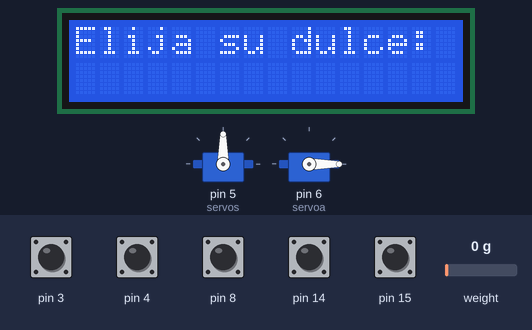
A program run on a simulated Arduino Uno, built with avr-gcc and run on an emulated ATmega328P. Parts: 16×2 character LCD, 2 × servo. The test bench sets the inputs (shaded band); at power-on: pin 3, pin 4, pin 8, pin 14, pin 15 HIGH, weight on the scale 0 g. What the program prints to the serial monitor is not drawn.

Above: at 5.2 s.
5.3 s: pin 15 pulled LOW for 2.8 s
At 10.5 s:
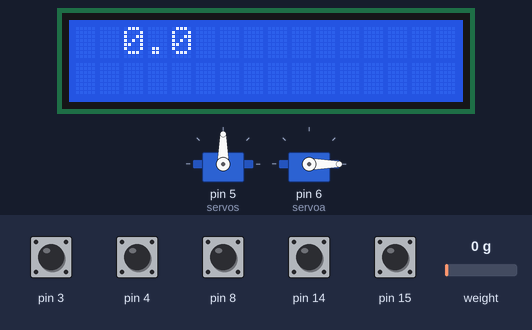
14.2 s: pin 8 pulled LOW for 2.8 s
At 16.0 s:
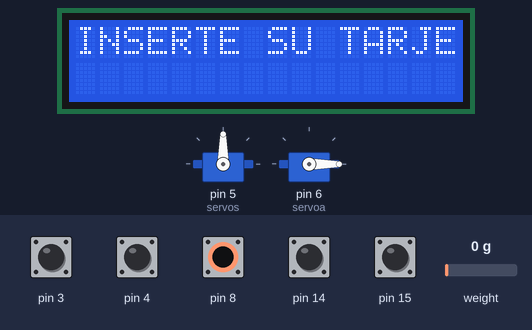
18.5 s: pin 14 pulled LOW for 2.8 s
At 19.2 s:
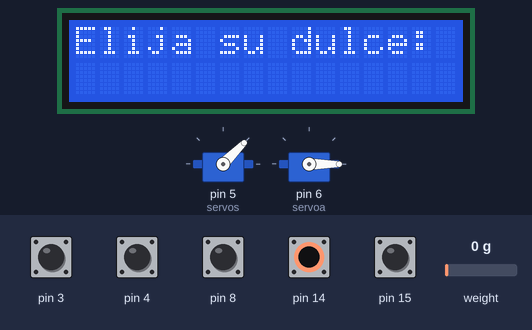
22.8 s: pin 15 pulled LOW for 2.8 s
At 25.1 s:
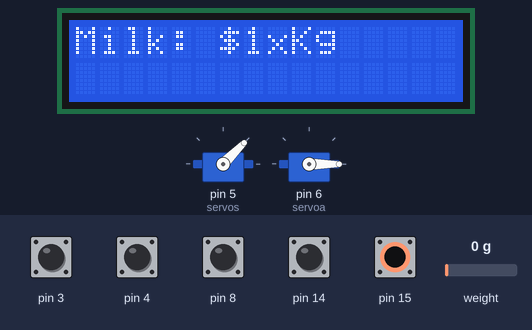
31.4 s: pin 4 pulled LOW for 2.8 s
At 33.8 s:
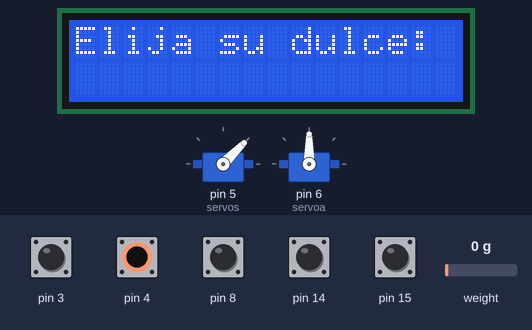
36.4 s: pin 8 pulled LOW for 2.8 s
At 37.8 s:
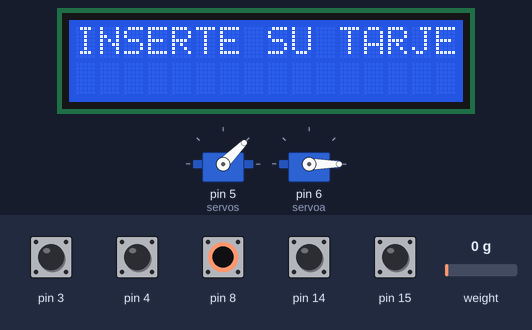
Timing chart, 0 to 39.4 s (numbered marks = the images above; inputs shaded):
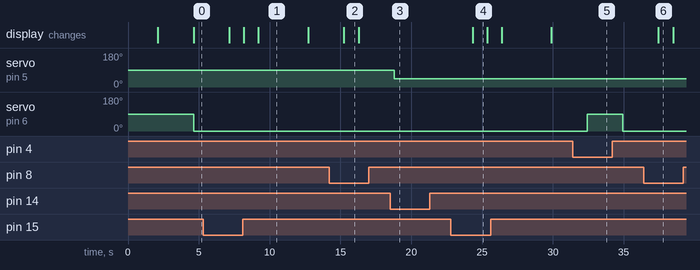

Measured:
- after the input at 5.3 s, the display: first changes after 1.9 s (image 1 shows a later state)
- after the input at 14.2 s, the display: changes after 1.0 s (image 2)
- after the input at 18.5 s, servo on pin 5 (servos): 90° → 45° after 0.30 s
- after the input at 22.8 s, the display: changes after 1.6 s (image 4)
- after the input at 31.4 s, servo on pin 6 (servoa): 0° → 90° after 1.0 s, → 0° 2.5 s later
- after the input at 36.4 s, the display: changes after 1.1 s (image 6)
- what the display in image 1 shows lasts 3.5 s, from 9.2 s to 12.7 s

The program:

main.cpp
```cpp
#include <stdlib.h>
#include <stdint.h>
#include <stdio.h>
#include <stdbool.h>
#include <inttypes.h>
#include "Arduino.h"
#include <avr/io.h>
#include <util/delay.h>
#include <LiquidCrystal_I2C.h>
#include <Wire.h>
#include <SPI.h>
#include <RFID.h>
#include <Servo.h>

Servo servos;
Servo servoa;
#define RST_PIN         9
#define SS_PIN        10
RFID rfid(SS_PIN, RST_PIN);
String rfidCard;

#include "HX711.h"
const int DOUT=A2;
const int CLK=7;

HX711 balanza;

LiquidCrystal_I2C lcd(0x3F,16,2);


uint16_t demora = 500;
int status_dulce=0;
int status_servo=0;
int MyM= 0;
int Milk=1;
int mint=2;
int gum=4;
float peso;
float pM_M;
float pmilk;
float pmint;
float pgum;
float usuario;
unsigned long millis_tiempo;
void Serial_Enviar() {
  String datos = "{\"pM_M\":";
  datos = datos + pM_M + ",\"pmilk\":";
  datos = datos + pmilk + ",\"pmint\":";
  datos = datos + pmint + ",\"pgum\":";
  datos = datos + pgum + ",\"usuario\":"; datos = datos + usuario + "}";
  Serial.print(datos);
  // Mostrar en consola los datos que se enviaron
  Serial.println("Datos enviados: pM_M=" + String(pM_M) + ", pmilk=" + String(pmilk) + ", pmint=" + String(pmint) + ", pgum=" + String(pgum)+", usuario=" + String(usuario));
}
void setup()
{
  PORTB |= (1<<PB0); //PAGAR
   PORTC |= (1<<PC0); // ELEGIR
   PORTC |= (1<<PC1); //PRECIO MOSTRAR
   PORTD |= (1<<PD4); //ABRIR
   PORTD |= (1<<PD3);// CANCELAR
 Serial.begin(9600);
 balanza.begin(DOUT, CLK);


  balanza.set_scale(186676.191);
   balanza.tare(20);
  SPI.begin();
  rfid.init();


  // DDRD=0XFF;
   //PORTD=0X00;
   lcd.init();
   lcd.backlight();
    servos.attach(5);
    servoa.attach(6);
}
   void loop(){
    char M_M[100];
   char milk[100];
   char mint[100];
   char gum[100];
   peso=(balanza.get_units(20), 1);
   pM_M=peso*0.0025;
  pmilk=peso*0.001;
  pmint=peso*0.00125;
  pgum=peso*0.002;
  delay(500);
 //PAGAR
  if(!(PINB&(1<<PB0))){
    lcd.clear();
  lcd.setCursor(0,0);
    lcd.print("INSERTE SU TARJETA");
    _delay_ms (1000);
    if (rfid.isCard())
        {
            if ( rfid.readCardSerial())
            {
                   rfidCard = String(rfid.serNum[0]) + " " + String(rfid.serNum[1]) + " " + String(rfid.serNum[2]) + " " + String(rfid.serNum[3]);
                  lcd.print(rfidCard);
                   lcd.clear();
                  if(rfidCard == "167 247 115 52"){
                    lcd.println("Acceso concedido...");
                     _delay_ms (10000);
                     usuario=1;
                      Serial_Enviar();
                      lcd.clear();
                      lcd.println("datos enviados");
                      _delay_ms (1000);
                      lcd.clear();
            }else{
                    lcd.println("Acceso denegado...");
                     _delay_ms (10000);
                      lcd.clear();
                  rfid.halt();
            }

          }

	    }
  }


      lcd.clear();
      lcd.setCursor(0,0);
      lcd.print("Elija su dulce:");
      //CANCELAR
          if(!(PIND &(1<<PD3))){
        lcd.clear();
        lcd.setCursor(0,0);
        lcd.print("Elija su dulce:");

       }//ELEGIR
         if(!(PINC &(1<<PC0))){
       status_dulce=status_dulce+1;
       status_servo=status_servo+45;
       Serial.println(status_servo);
        servos.write(status_servo);
      _delay_ms (demora);
      }
//ABRIR
   if(!(PIND&(1<<PD4))){
      servoa.write(90);
   }else{servoa.write(0);}
     if(status_dulce==0){//MOSTRAR
        if(!(PINC&(1<<PC1))){
            lcd.clear();
         lcd.setCursor(0,0);
         lcd.print("M&M: $2.5xKg");
     _delay_ms (1000);
    lcd.clear();
           lcd.setCursor(0,0);
           lcd.print("Saldo a Pagar:");
       _delay_ms (1000);
        dtostrf(pM_M, 5, 1, M_M);
            lcd.clear();
           lcd.setCursor(0,0);
           lcd.print(M_M);
          _delay_ms (1000);
          }

         }if(status_dulce==1){
    if(!(PINC&(1<<PC1))){
         lcd.clear();
         lcd.setCursor(0,0);
         lcd.print("Milk: $1xKg");
     _delay_ms (1000);
      lcd.clear();
           lcd.setCursor(0,0);
           lcd.print("Saldo a Pagar:");
       _delay_ms (1000);
       dtostrf(pmilk, 5, 1, milk);
            lcd.clear();
           lcd.setCursor(0,0);
           lcd.print(milk);
          _delay_ms (1000);

       }


}if(status_dulce==2){
    if(!(PINC&(1<<PC1))){
         lcd.clear();
         lcd.setCursor(0,0);
         lcd.print("Mint: $1.25xKg");
     _delay_ms (demora);
     lcd.clear();
           lcd.setCursor(0,0);
           lcd.print("Saldo a Pagar:");
       _delay_ms (1000);
       dtostrf(pmint, 5, 1, mint);
            lcd.clear();
           lcd.setCursor(0,0);
            lcd.print(mint);
          _delay_ms (1000);
       }


}if(status_dulce==3){
    if(!(PINC&(1<<PC1))){
           lcd.clear();
           lcd.setCursor(0,0);
         lcd.print("Gum: $2xKg");
     _delay_ms (demora);
        lcd.clear();
           lcd.setCursor(0,0);
           lcd.print("Saldo a Pagar:");
       _delay_ms (1000);
       dtostrf(pgum, 5, 1, gum);
               lcd.clear();
           lcd.setCursor(0,0);
            lcd.print(gum);
       _delay_ms (1000);
       }


}if(status_dulce==4){
   status_servo=0;
   status_dulce=0;
}


  }
```
